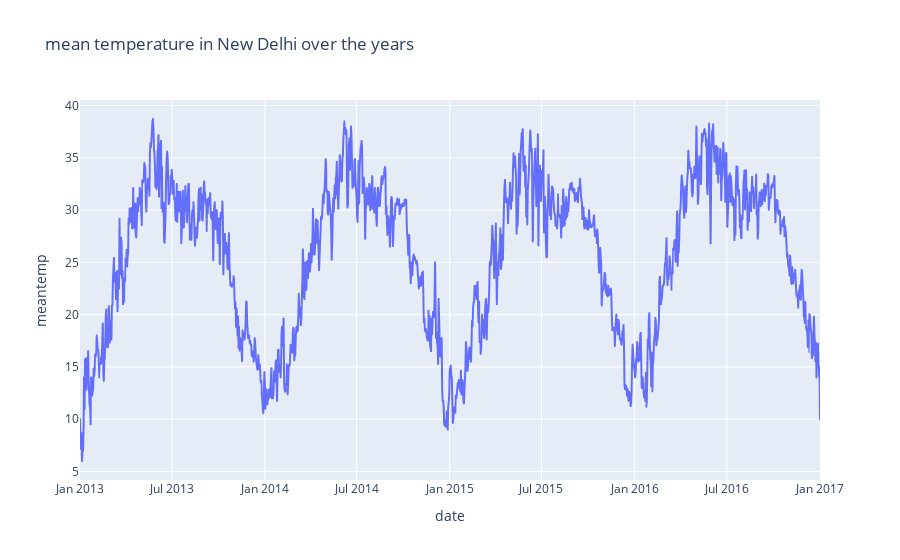

Notebook cell for this chart:
### Code cell
fig = px.line(data,
              x="date",
              y="meantemp",
              title="mean temperature in New Delhi over the years")
fig.show()

### Figure 1 — Plotly figure (JSON) as saved in the notebook; plotly's stock layout.template omitted (floating-point values rounded to 4 significant figures; data arrays with more than 128 entries replaced by an {"elided": "..."} marker saying what was removed)
{"data": [{"hovertemplate": "date=%{x}<br>meantemp=%{y}<extra></extra>", "legendgroup": "", "line": {"color": "#636efa", "dash": "solid"}, "marker": {"symbol": "circle"}, "mode": "lines", "name": "", "showlegend": false, "type": "scattergl", "x": {"elided": "1462 str values"}, "xaxis": "x", "y": {"elided": "1462 float values"}, "yaxis": "y"}], "layout": {"legend": {"tracegroupgap": 0}, "title": {"text": "mean temperature in New Delhi over the years"}, "xaxis": {"anchor": "y", "domain": [0, 1], "title": {"text": "date"}}, "yaxis": {"anchor": "x", "domain": [0, 1], "title": {"text": "meantemp"}}}}
